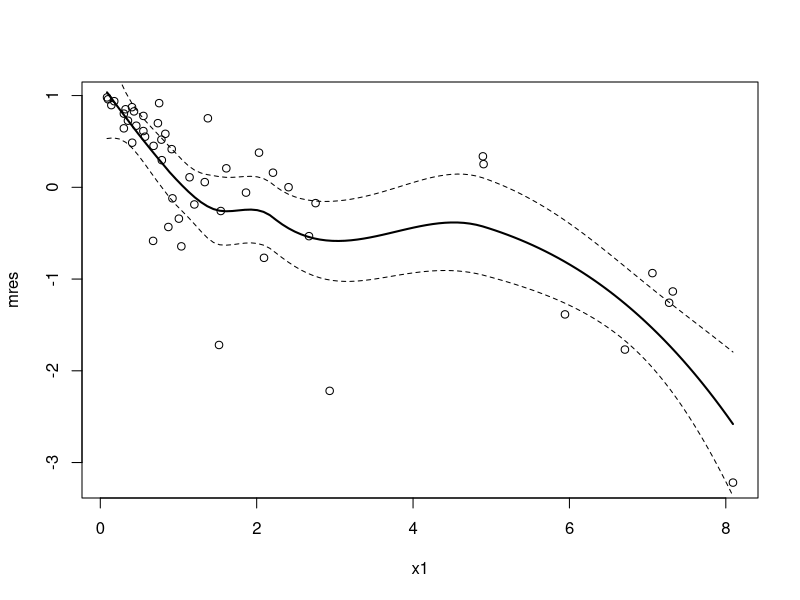
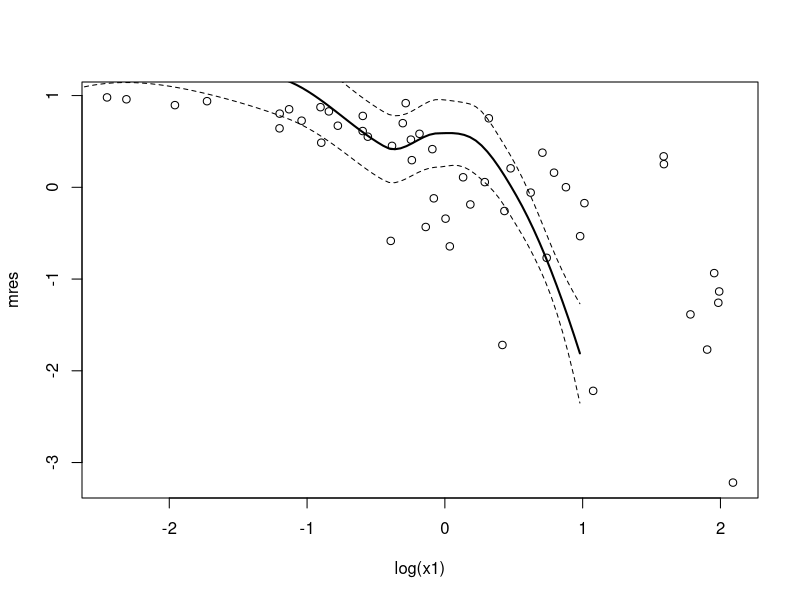
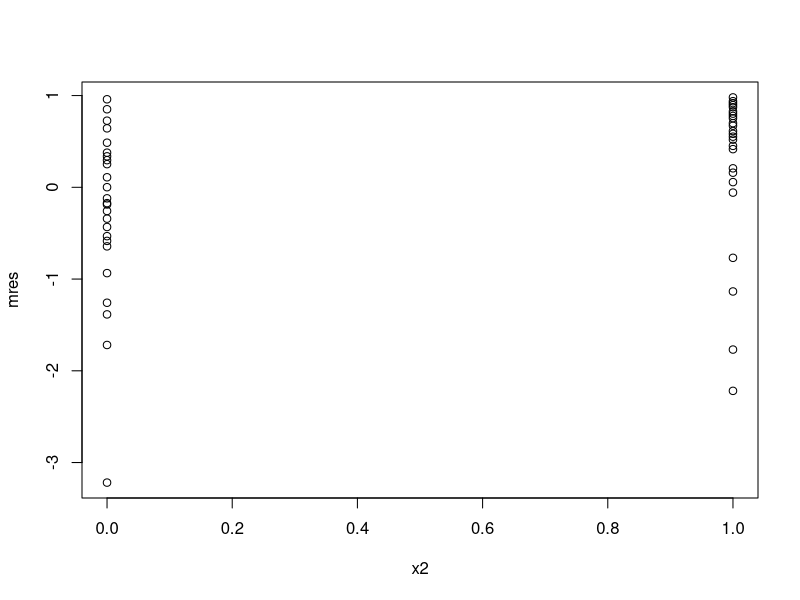
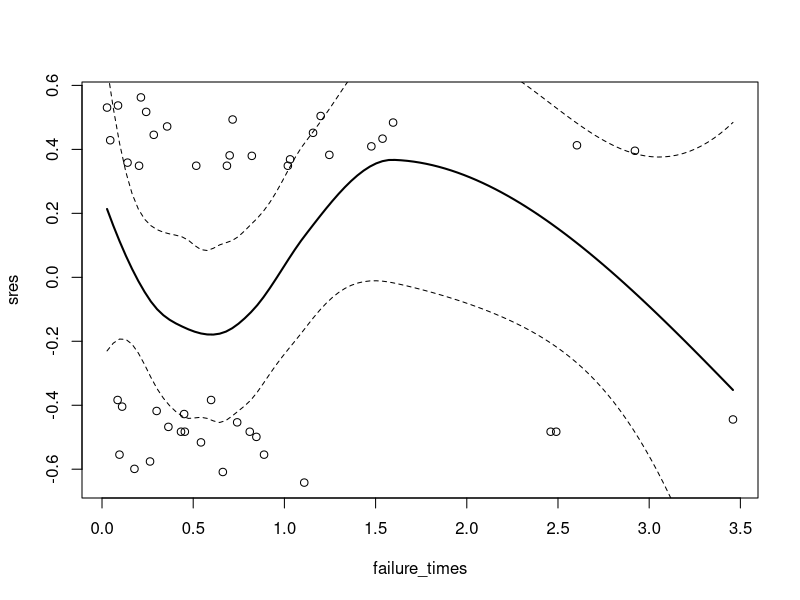

Recreate these plots in R, in order.
library(survival)
data <- read.table("data.dat")
attach(data)

smoothSEcurve <- function(yy, xx) {
  # use after a call to "plot"
  # fit a lowess curve and 95% confidence interval curve
  # make list of x values
  xx.list <- min(xx) + ((0:100)/100)*(max(xx) - min(xx))
  # Then fit loess function through the points (xx, yy)
  # at the listed values
  yy.xx <- predict(loess(yy ~ xx), se=T,
                   newdata=data.frame(xx=xx.list))
  lines(yy.xx$fit ~ xx.list, lwd=2)
  lines(yy.xx$fit -
          qt(0.975, yy.xx$df)*yy.xx$se.fit ~ xx.list, lty=2)
  lines(yy.xx$fit +
          qt(0.975, yy.xx$df)*yy.xx$se.fit ~ xx.list, lty=2)
}

## ---- 1
coxreg <- coxph(Surv(y, delta)~1)
mres <- residuals(coxreg, type="martingale")
plot(x1, mres)
smoothSEcurve(mres, x1)
plot(log(x1), mres)
smoothSEcurve(log(x1), mres)
plot(x2, mres)

# Rhat <- survfit(coxreg)
# Zhat <- -log(R$surv)
# M <- delta - Zhat

## ---- 2

coxreg2 <- coxph(Surv(y,delta)~x2)
sres <- residuals(coxreg2,type="schoenfeld")
failure_times <- delta*y
failure_times <- failure_times[failure_times != 0]
plot(failure_times,sres)
smoothSEcurve(sres,failure_times)

## ---- 3

## ---- 4

## ---- 5

## ---- 6

## ---- 7

## ---- 8

## ---- 9
